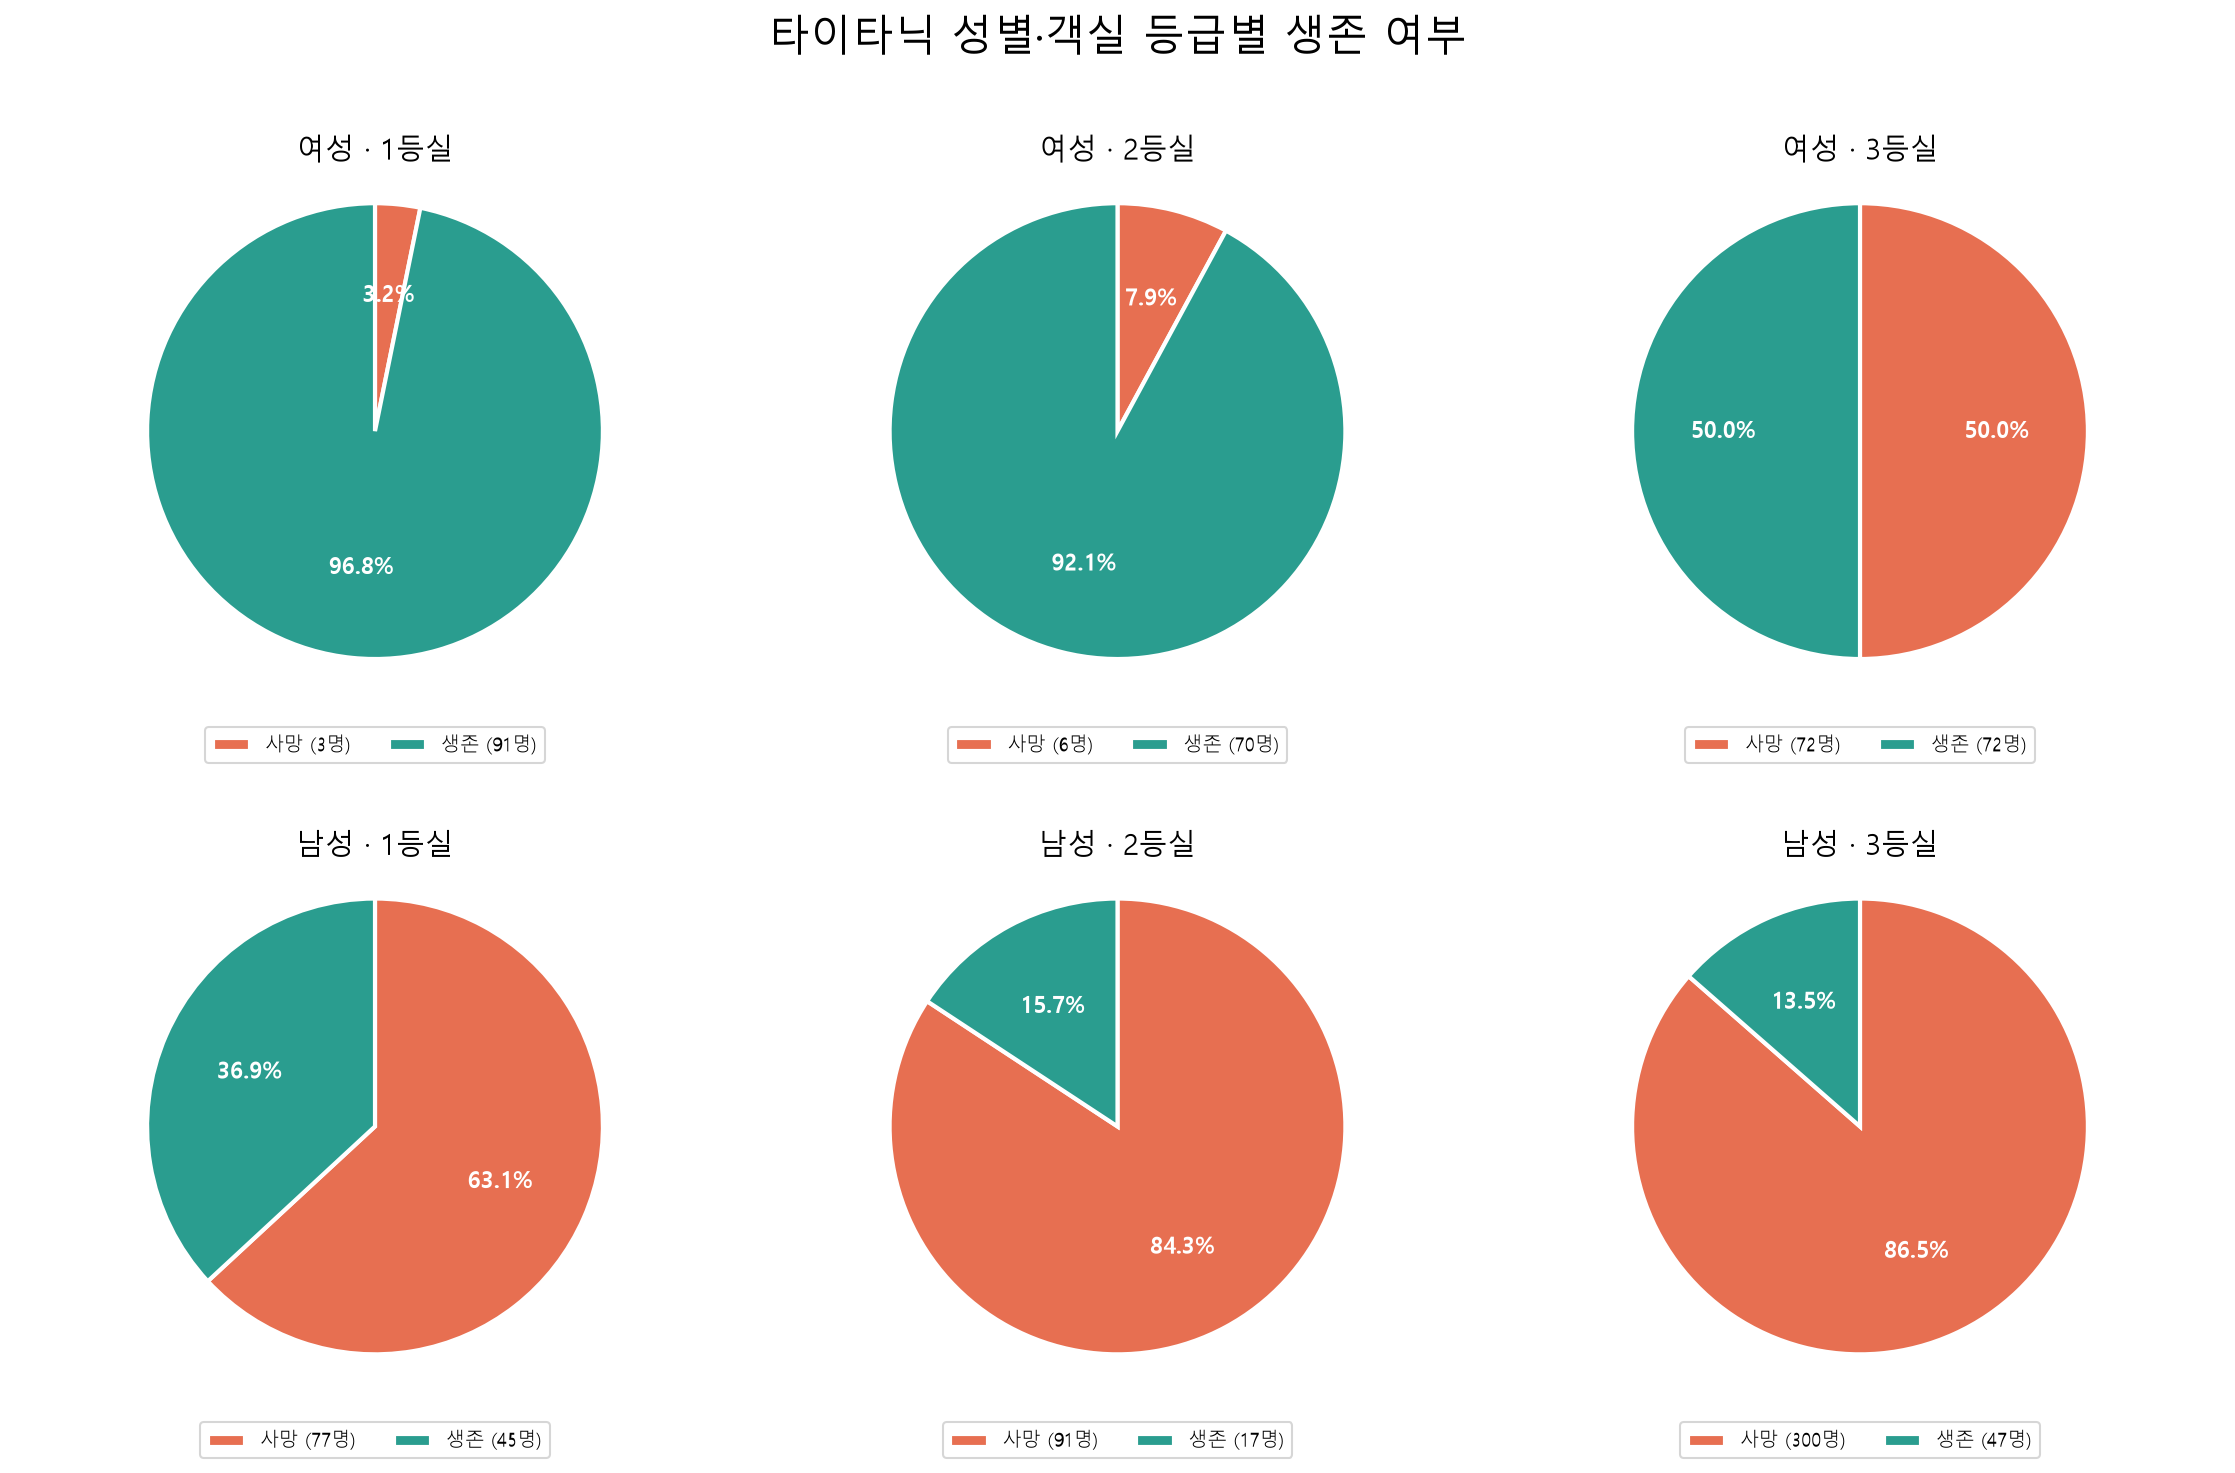

This figure's Python source:
from pathlib import Path
import csv

import matplotlib.pyplot as plt


plt.rcParams["font.family"] = "Malgun Gothic"
plt.rcParams["axes.unicode_minus"] = False


BASE_DIR = Path(__file__).resolve().parent
CSV_PATH = BASE_DIR / "titanic.csv"
OUTPUT_PATH = BASE_DIR / "survival_pie_chart.png"


def count_survival_by_sex_and_class(
    csv_path: Path,
) -> dict[str, dict[str, dict[str, int]]]:
    """Count deceased and survived passengers for each sex and class."""
    counts = {
        sex: {
            pclass: {"사망": 0, "생존": 0}
            for pclass in ("1", "2", "3")
        }
        for sex in ("female", "male")
    }

    with csv_path.open("r", encoding="utf-8-sig", newline="") as csv_file:
        reader = csv.DictReader(csv_file)
        required_columns = {"Survived", "Sex", "Pclass"}
        if not required_columns.issubset(reader.fieldnames or []):
            raise ValueError(
                "CSV 파일에 'Survived', 'Sex' 또는 'Pclass' 컬럼이 없습니다."
            )

        for row in reader:
            status = row["Survived"].strip()
            sex = row["Sex"].strip().lower()
            pclass = row["Pclass"].strip()
            if sex not in counts or pclass not in counts[sex]:
                continue

            if status == "0":
                counts[sex][pclass]["사망"] += 1
            elif status == "1":
                counts[sex][pclass]["생존"] += 1

    return counts


def create_pie_charts(
    counts: dict[str, dict[str, dict[str, int]]], output_path: Path
) -> None:
    colors = ["#E76F51", "#2A9D8F"]
    sex_titles = {"female": "여성", "male": "남성"}

    fig, axes = plt.subplots(2, 3, figsize=(15, 10))

    for row_index, sex in enumerate(("female", "male")):
        for column_index, pclass in enumerate(("1", "2", "3")):
            ax = axes[row_index, column_index]
            group_counts = counts[sex][pclass]
            labels = list(group_counts.keys())
            values = list(group_counts.values())
            wedges, _, autotexts = ax.pie(
                values,
                labels=None,
                colors=colors,
                autopct="%1.1f%%",
                startangle=90,
                counterclock=False,
                wedgeprops={"edgecolor": "white", "linewidth": 2},
                textprops={"fontsize": 11},
            )

            legend_labels = [
                f"{label} ({value}명)"
                for label, value in zip(labels, values)
            ]
            ax.legend(
                wedges,
                legend_labels,
                loc="lower center",
                bbox_to_anchor=(0.5, -0.18),
                ncol=2,
                fontsize=9,
            )
            ax.set_title(
                f"{sex_titles[sex]} · {pclass}등실",
                fontsize=14,
                pad=10,
            )
            ax.axis("equal")

            for text in autotexts:
                text.set_color("white")
                text.set_fontweight("bold")

    fig.suptitle("타이타닉 성별·객실 등급별 생존 여부", fontsize=20)
    fig.tight_layout(rect=(0, 0, 1, 0.96), h_pad=3)
    fig.savefig(output_path, dpi=150, bbox_inches="tight")
    plt.show()


if __name__ == "__main__":
    survival_counts = count_survival_by_sex_and_class(CSV_PATH)
    print(f"성별·객실 등급별 생존 여부 집계: {survival_counts}")
    create_pie_charts(survival_counts, OUTPUT_PATH)
    print(f"차트 저장 완료: {OUTPUT_PATH}")
